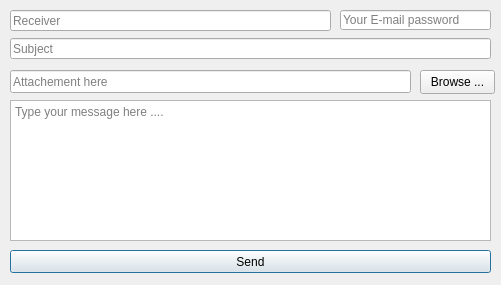
<?xml version="1.0" encoding="UTF-8"?>
<ui version="4.0">
 <class>mail</class>
 <widget class="QDialog" name="mail">
  <property name="geometry">
   <rect>
    <x>0</x>
    <y>0</y>
    <width>501</width>
    <height>285</height>
   </rect>
  </property>
  <property name="windowTitle">
   <string>Dialog</string>
  </property>
  <widget class="QLineEdit" name="mail_pass">
   <property name="geometry">
    <rect>
     <x>340</x>
     <y>10</y>
     <width>151</width>
     <height>20</height>
    </rect>
   </property>
   <property name="echoMode">
    <enum>QLineEdit::Password</enum>
   </property>
   <property name="placeholderText">
    <string>Your E-mail password</string>
   </property>
  </widget>
  <widget class="QPushButton" name="sendBtn">
   <property name="geometry">
    <rect>
     <x>10</x>
     <y>250</y>
     <width>481</width>
     <height>23</height>
    </rect>
   </property>
   <property name="layoutDirection">
    <enum>Qt::LeftToRight</enum>
   </property>
   <property name="autoFillBackground">
    <bool>false</bool>
   </property>
   <property name="text">
    <string>Send</string>
   </property>
   <property name="icon">
    <iconset>
     <normaloff>../send.png</normaloff>../send.png</iconset>
   </property>
   <property name="checkable">
    <bool>false</bool>
   </property>
   <property name="flat">
    <bool>false</bool>
   </property>
  </widget>
  <widget class="QPushButton" name="browseBtn">
   <property name="geometry">
    <rect>
     <x>420</x>
     <y>70</y>
     <width>75</width>
     <height>24</height>
    </rect>
   </property>
   <property name="layoutDirection">
    <enum>Qt::RightToLeft</enum>
   </property>
   <property name="text">
    <string>Browse ...</string>
   </property>
   <property name="icon">
    <iconset>
     <normaloff>../browse.png</normaloff>../browse.png</iconset>
   </property>
  </widget>
  <widget class="QLineEdit" name="rcpt">
   <property name="geometry">
    <rect>
     <x>10</x>
     <y>10</y>
     <width>321</width>
     <height>21</height>
    </rect>
   </property>
   <property name="placeholderText">
    <string>Receiver</string>
   </property>
  </widget>
  <widget class="QLineEdit" name="file">
   <property name="geometry">
    <rect>
     <x>10</x>
     <y>70</y>
     <width>401</width>
     <height>23</height>
    </rect>
   </property>
   <property name="placeholderText">
    <string>Attachement here</string>
   </property>
  </widget>
  <widget class="QLineEdit" name="subject">
   <property name="geometry">
    <rect>
     <x>10</x>
     <y>38</y>
     <width>481</width>
     <height>21</height>
    </rect>
   </property>
   <property name="placeholderText">
    <string>Subject</string>
   </property>
  </widget>
  <widget class="QTextEdit" name="msg">
   <property name="geometry">
    <rect>
     <x>10</x>
     <y>100</y>
     <width>481</width>
     <height>141</height>
    </rect>
   </property>
   <property name="placeholderText">
    <string>Type your message here ....</string>
   </property>
  </widget>
 </widget>
 <resources/>
 <connections/>
</ui>
